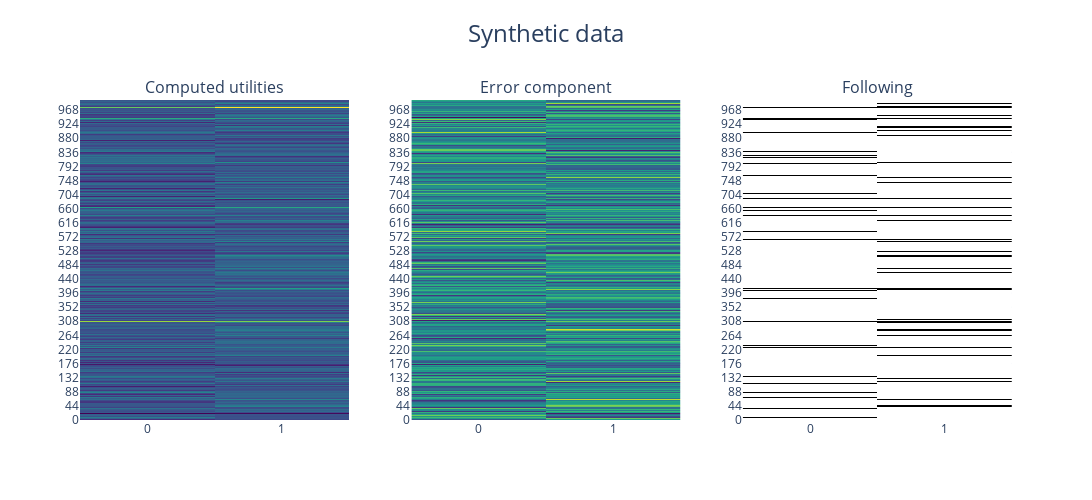

Here is the notebook cell this chart was saved with:
### Markdown cell above
## Plot

### Code cell
fig = plot_array_heatmap(
        utilities_matrix,
        title="Computed utilities",
        colorscale="Viridis",
        xtitle="Leaders", ytitle="Followers", show_values=False, show_scale=False
    )
# fig.show()
noisefig = plot_array_heatmap(
        stochastic_component,
        title="Error component",
        colorscale="Viridis",
        show_values=False, show_scale=False
    )
# noisefig.show()
follow_matrix = utilities_mat_probab > 0.5
followfig = plot_array_heatmap(
        follow_matrix.astype(np.int8),
        title="Following",
        xtitle="Leaders", ytitle="Followers", show_values=False, show_scale=False
    )
# followfig.show()
allplots = plot_side_by_side_subplots(fig, noisefig, followfig, title="Synthetic data")
allplots.show()

### Figure 1 — Plotly figure (JSON) as saved in the notebook; plotly's stock layout.template omitted (floating-point values rounded to 4 significant figures; data arrays with more than 128 entries replaced by an {"elided": "..."} marker saying what was removed)
{"data": [{"colorscale": [[0, "#440154"], [0.1111, "#482878"], [0.2222, "#3e4989"], [0.3333, "#31688e"], [0.4444, "#26828e"], [0.5556, "#1f9e89"], [0.6667, "#35b779"], [0.7778, "#6ece58"], [0.8889, "#b5de2b"], [1, "#fde725"]], "hoverongaps": false, "hovertemplate": "x: %{x}<br>y: %{y}<br>value: %{z}<extra></extra>", "showscale": false, "textfont": {"size": 10}, "texttemplate": "%{text}", "type": "heatmap", "x": ["0", "1"], "xaxis": "x", "y": {"elided": "1000 str values"}, "yaxis": "y", "z": {"elided": "1000x2 float values"}}, {"colorscale": [[0, "#440154"], [0.1111, "#482878"], [0.2222, "#3e4989"], [0.3333, "#31688e"], [0.4444, "#26828e"], [0.5556, "#1f9e89"], [0.6667, "#35b779"], [0.7778, "#6ece58"], [0.8889, "#b5de2b"], [1, "#fde725"]], "hoverongaps": false, "hovertemplate": "x: %{x}<br>y: %{y}<br>value: %{z}<extra></extra>", "showscale": false, "textfont": {"size": 10}, "texttemplate": "%{text}", "type": "heatmap", "x": ["0", "1"], "xaxis": "x2", "y": {"elided": "1000 str values"}, "yaxis": "y2", "z": {"elided": "1000x2 float values"}}, {"colorscale": [[0, "white"], [1, "black"]], "hoverongaps": false, "hovertemplate": "x: %{x}<br>y: %{y}<br>value: %{z}<extra></extra>", "showscale": false, "textfont": {"size": 10}, "texttemplate": "%{text}", "type": "heatmap", "x": ["0", "1"], "xaxis": "x3", "y": {"elided": "1000 str values"}, "yaxis": "y3", "z": {"elided": "1000x2 int values"}}], "layout": {"annotations": [{"font": {"size": 16}, "showarrow": false, "text": "Computed utilities", "x": 0.1444, "xanchor": "center", "xref": "paper", "y": 1, "yanchor": "bottom", "yref": "paper"}, {"font": {"size": 16}, "showarrow": false, "text": "Error component", "x": 0.5, "xanchor": "center", "xref": "paper", "y": 1, "yanchor": "bottom", "yref": "paper"}, {"font": {"size": 16}, "showarrow": false, "text": "Following", "x": 0.8556, "xanchor": "center", "xref": "paper", "y": 1, "yanchor": "bottom", "yref": "paper"}], "height": 500, "showlegend": false, "title": {"font": {"size": 24}, "text": "Synthetic data", "x": 0.5, "y": 0.95}, "width": 1200, "xaxis": {"anchor": "y", "autorange": true, "domain": [0, 0.2889], "range": [-0.5, 1.5], "type": "category"}, "xaxis2": {"anchor": "y2", "autorange": true, "domain": [0.3556, 0.6444], "range": [-0.5, 1.5], "type": "category"}, "xaxis3": {"anchor": "y3", "autorange": true, "domain": [0.7111, 1], "range": [-0.5, 1.5], "type": "category"}, "yaxis": {"anchor": "x", "autorange": true, "domain": [0, 1], "range": [-0.5, 999.5], "type": "category"}, "yaxis2": {"anchor": "x2", "autorange": true, "domain": [0, 1], "range": [-0.5, 999.5], "type": "category"}, "yaxis3": {"anchor": "x3", "autorange": true, "domain": [0, 1], "range": [-0.5, 999.5], "type": "category"}}}
